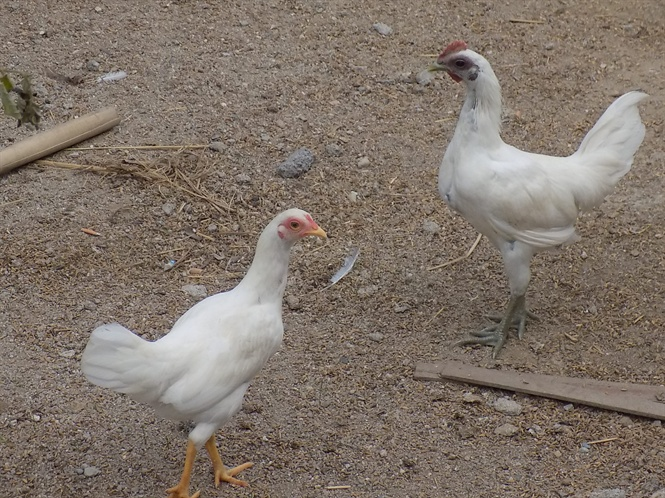
#> input picture image/danga.jpg, 665 x 498 px
$ python object_count.py
#> lines starting #> are read from the running program, lines starting #| are printed output that depends on the picture; after the words box and inside, x2 and y2 are one past the last pixel; in counts of white or black regions, pixels touching at a corner belong together
import numpy as np
import cv2 as cv
import matplotlib.pyplot as plt

# original = cv.imread('image/oranges-organic-farmdrop18-March2010641.jpg')
# thresh_type_inv = False

original = cv.imread('image/danga.jpg')
#> original is the input picture: shape (498, 665, 3); mean B, G, R 106.3, 116.6, 128.5
thresh_type_inv = True

f, axes = plt.subplots(2, 3)

thresh_value = 235
block_size = 21
dil_ero_value_x = 15
dil_ero_value_y = 15
ksize_1 = 1
ksize_2 = 7
# thresh_type_inv = Truealse

def show():
    axes[0][0].set_title('Origin')
    axes[0][0].imshow(original)

    # Convert image in grayscale
    img = cv.cvtColor(original, cv.COLOR_BGR2GRAY)
    axes[0][1].set_title('Grayscale image')
    axes[0][1].imshow(img, cmap="gray", vmin=0, vmax=255)

    # Contrast adjusting with histogramm equalization
    img = cv.equalizeHist(img)
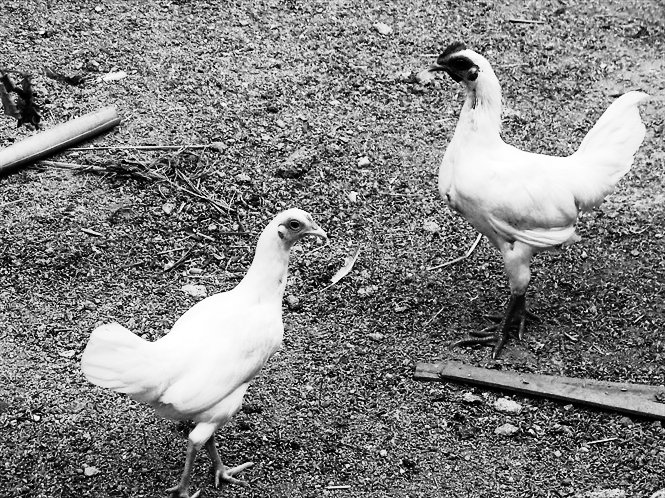
#> img: shape (498, 665); min 0, max 255, mean 128.8
    axes[0][2].set_title('Histogram equalization')
    axes[0][2].imshow(img, cmap="gray", vmin=0, vmax=255)

    # Local adaptative threshold
    if thresh_type_inv:
        thresh_type = cv.THRESH_BINARY_INV
    else:
        thresh_type = cv.THRESH_BINARY
    t_val, img = cv.threshold(img, thresh_value, 255, thresh_type)
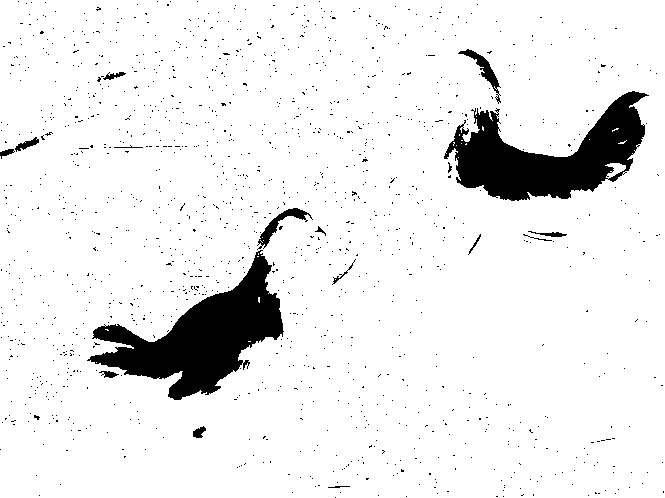
#> img: shape (498, 665); 92.2% white; 1330 black regions (1313 under 20 px), largest, box (x1, y1, x2, y2) and area: (87, 250, 284, 400) 11483, (444, 91, 649, 201) 10489, (257, 208, 313, 250) 507
#> t_val = 235
    # img = cv.bitwise_not(img)

    img = cv.medianBlur(img, ksize=ksize_1)
    axes[1][0].set_title(
        'thresh_val =' + str(t_val)
        )
    axes[1][0].imshow(img, cmap="gray", vmin=0, vmax=255)

    # Dilatation et erosion
    kernel = np.ones((dil_ero_value_x, dil_ero_value_y), np.uint8)
    img = cv.dilate(img, kernel, iterations=1)
#> img: shape (498, 665); 97% white; 4 black regions (1 under 20 px), largest, box (x1, y1, x2, y2) and area: (122, 275, 275, 387) 5564, (465, 128, 621, 192) 4086, (611, 108, 634, 133) 219
    img = cv.erode(img, kernel, iterations=1)
#> img: shape (498, 665); 94.3% white; 3 black regions, box (x1, y1, x2, y2) and area: (115, 268, 282, 394) 9810, (458, 101, 641, 199) 8869, (110, 327, 125, 342) 225
    # clean all noise after dilatation and erosion
    img = cv.medianBlur(img, ksize=ksize_2)
#> img: shape (498, 665); 94.3% white; 3 black regions, box (x1, y1, x2, y2) and area: (115, 268, 282, 394) 9810, (458, 101, 641, 199) 8879, (110, 327, 125, 342) 205
    axes[1][1].set_title(
        'D&E (nm,.): ' + str(dil_ero_value_x) + '-' + str(dil_ero_value_y) + '\nksize(cv): ' + str(ksize_2))
    axes[1][1].imshow(img, cmap="gray", vmin=0, vmax=255)

    # Labeling
    ret, labels = cv.connectedComponents(img)
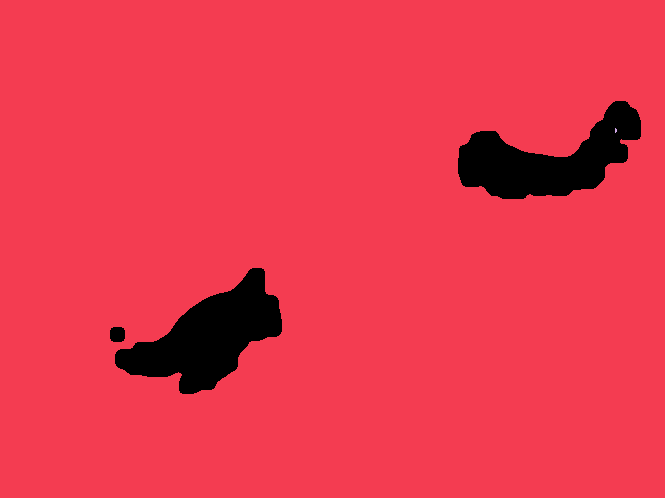
#> labels: shape (498, 665) int32; 3 distinct labels, from 0 to 2; one colour per label, 0 black
#> ret = 3
    label_hue = np.uint8(179 * labels / np.max(labels))
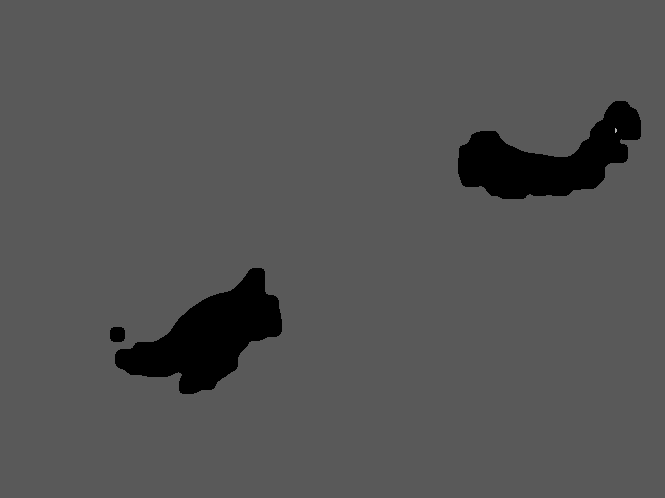
#> label_hue: shape (498, 665); min 0, max 179, mean 83.9
    blank_ch = 255 * np.ones_like(label_hue)
    img = cv.merge([label_hue, blank_ch, blank_ch])
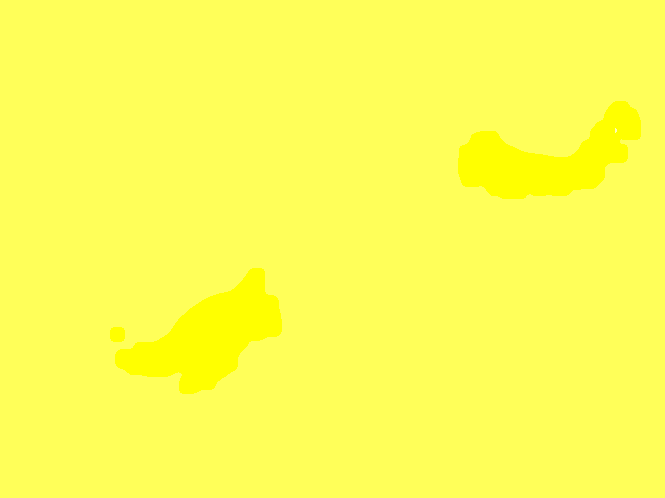
#> img: shape (498, 665, 3); mean of channels 0, 1, 2 83.9, 255, 255; drawn as B, G, R
    img = cv.cvtColor(img, cv.COLOR_HSV2BGR)
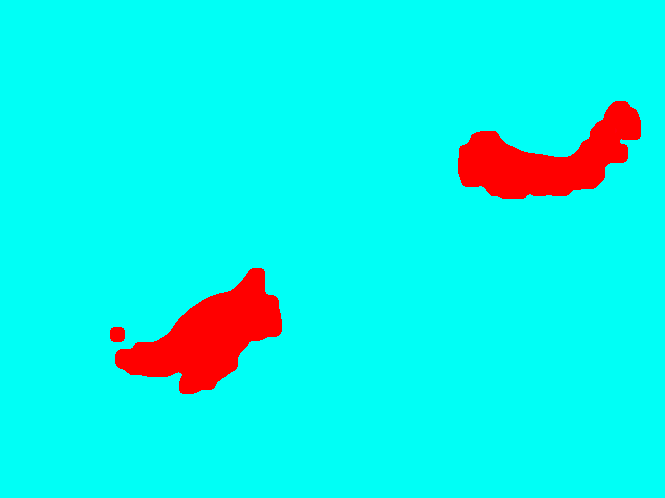
#> img: shape (498, 665, 3); mean B, G, R 232, 240.4, 14.6
    img[label_hue == 0] = 0
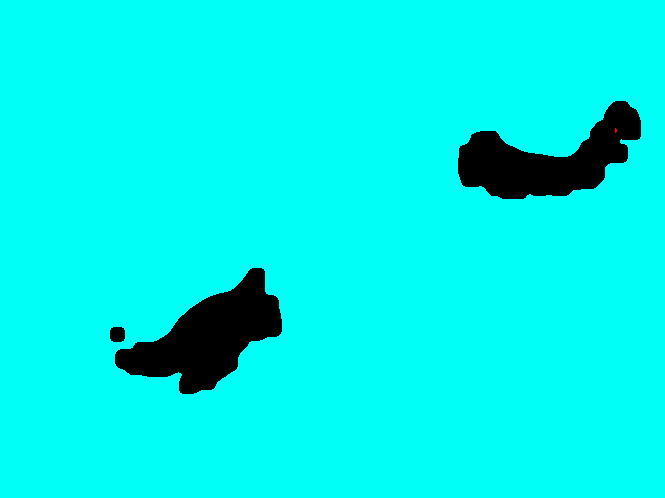
#> img: shape (498, 665, 3); 5.71% of pixels changed, all inside (x1, y1, x2, y2) = (110, 101, 641, 394)
    axes[1][2].imshow(img)
    axes[1][2].set_title('Objects counted:' + str(ret - 1))

show()
plt.show()
#> figure, not shown here; B, G, R data is drawn as R, G, B
